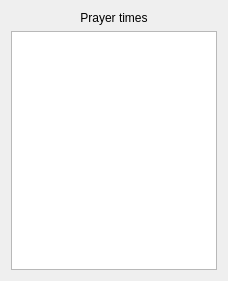
<?xml version="1.0" encoding="UTF-8"?>
<ui version="4.0">
 <class>PrayerTimesWidget</class>
 <widget class="QWidget" name="PrayerTimesWidget">
  <property name="geometry">
   <rect>
    <x>0</x>
    <y>0</y>
    <width>228</width>
    <height>281</height>
   </rect>
  </property>
  <property name="windowTitle">
   <string>Prayer Times</string>
  </property>
  <layout class="QVBoxLayout" name="verticalLayout">
   <item>
    <widget class="QLabel" name="label">
     <property name="text">
      <string>Prayer times</string>
     </property>
     <property name="alignment">
      <set>Qt::AlignCenter</set>
     </property>
    </widget>
   </item>
   <item>
    <widget class="QTableView" name="tableView">
     <property name="alternatingRowColors">
      <bool>true</bool>
     </property>
     <property name="selectionMode">
      <enum>QAbstractItemView::NoSelection</enum>
     </property>
     <attribute name="verticalHeaderVisible">
      <bool>false</bool>
     </attribute>
    </widget>
   </item>
  </layout>
 </widget>
 <resources/>
 <connections/>
</ui>
